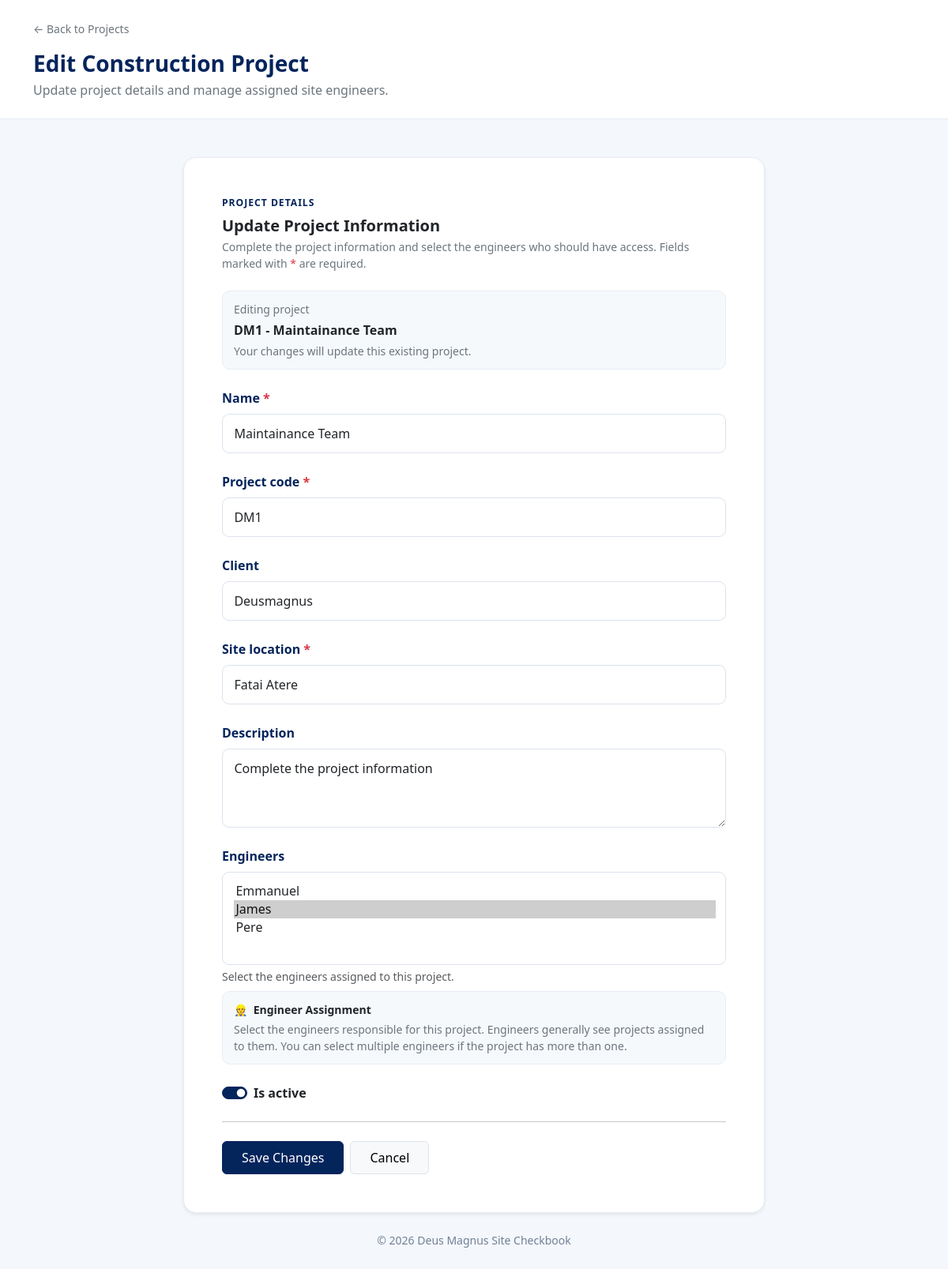
Page /site-checkbook/projects/9/edit/ (signed in) on the committed database.
### site_checkbook/models.py (models this page shows)
class Project(models.Model):
    name = models.CharField(max_length=200)
    project_code = models.CharField(max_length=50, unique=True)
    client = models.CharField(max_length=200, blank=True)
    site_location = models.CharField(max_length=255)
    description = models.TextField(blank=True)
    engineers = models.ManyToManyField(
        settings.AUTH_USER_MODEL,
        related_name="checkbook_projects",
        blank=True,
    )
    is_active = models.BooleanField(default=True)
    created_at = models.DateTimeField(auto_now_add=True)
    class Meta:
        ordering = ["name"]
    def __str__(self):
        return f"{self.project_code} - {self.name}"

### site_checkbook/views.py (the view)
@login_required
def edit_project(request, pk):
    if not can_manage_projects(request.user):
        raise PermissionDenied
    project = get_object_or_404(Project, pk=pk)
    if request.method == "POST":
        form = ProjectForm(request.POST, instance=project)
        if form.is_valid():
            form.save()
            messages.success(
                request,
                f"Project {project.project_code} updated successfully.",
            )
            return redirect("site_checkbook:project_list")
    else:
        form = ProjectForm(instance=project)
    return render(
        request,
        "site_checkbook/project_form.html",
        {
            "form": form,
            "project": project,
            "is_reviewer": is_hr_reviewer(request.user),
            "can_manage_projects": True,
            "page_title": "Edit Project",
            "submit_text": "Save Changes",
        },
    )

### site_checkbook/permissions.py (called while the page is built)
def can_manage_projects(user):
    if not user.is_authenticated:
        return False
    return (
        user.is_superuser
        or user.groups.filter(
            name__in=["HR", "Supervisors", "Project Managers"]
        ).exists()
    )

### site_checkbook/views.py (called while the page is built)
def is_hr_reviewer(user):
    return (
        user.is_authenticated
        and (
            user.is_superuser
            or user.groups.filter(name__in=["HR", "Supervisors"]).exists()
        )
    )

### templates/site_checkbook/project_form.html (shortened to what this page needs)
<!DOCTYPE html>
<html lang="en">
<head>
    <link href="https://cdn.jsdelivr.net/npm/bootstrap@5.3.3/dist/css/bootstrap.min.css"
          rel="stylesheet">
</head>
<body>
<header class="page-header py-4">
    <div class="container">
        <a href="{% url 'site_checkbook:project_list' %}"
           class="text-decoration-none text-secondary small">
            &larr; Back to Projects
        </a>
        <div class="d-flex align-items-center gap-3 mt-3">
            <div>
                <h1 class="h3 fw-bold mb-1">
                    {% if project %}
                        Edit Construction Project
                    {% else %}
                        Create Construction Project
                    {% endif %}
                </h1>
                <p class="text-secondary mb-0">
                    {% if project %}
                        Update project details and manage assigned site engineers.
                    {% else %}
                        Set up a construction project and assign the responsible site engineers.
                    {% endif %}
                </p>
            </div>
        </div>
    </div>
</header>
<main class="container py-4 py-lg-5">
    <div class="row justify-content-center">
        <div class="col-lg-9 col-xl-8">
            <div class="card form-card shadow-sm">
                <div class="card-body p-4 p-md-5">
                    <div class="mb-4">
                        <div class="section-label mb-2">
                            Project Details
                        </div>
                        <h2 class="h5 fw-bold mb-1">
                            {% if project %}
                                Update Project Information
                            {% else %}
                                Project Information
                            {% endif %}
                        </h2>
                        <p class="text-secondary small mb-0">
                            Complete the project information and select the engineers who should have access.
                            Fields marked with <span class="text-danger">*</span> are required.
                        </p>
                    </div>
                    {% if project %}
                        <div class="engineer-help mb-4">
                            <div class="small text-secondary mb-1">
                                Editing project
                            </div>
                            <div class="fw-bold">
                                {{ project }}
                            </div>
                            <div class="small text-secondary mt-1">
                                Your changes will update this existing project.
                            </div>
                        </div>
                    {% endif %}
                    <form method="post">
                        {% for field in form %}
                            {% if field.name == "engineers" %}
                                <div class="mb-4">
                                    <label class="form-label fw-semibold"
                                           for="{{ field.id_for_label }}">
                                        {{ field.label|default:"Assign Site Engineers" }}
                                    </label>
                                    {{ field }}
                                    {% if field.help_text %}
                                        <div class="form-text">
                                            {{ field.help_text }}
                                        </div>
                                    {% endif %}
                                    <div class="engineer-help mt-2">
                                        <div class="fw-semibold small mb-1">
                                            <span class="me-1">👷</span>
                                            Engineer Assignment
                                        </div>
                                        <p class="text-secondary small mb-0">
                                            Select the engineers responsible for this project.
                                            Engineers generally see projects assigned to them.
                                            You can select multiple engineers if the project has more than one.
                                        </p>
                                    </div>
                                </div>
                            {% elif field.name == "is_active" %}
                                <div class="mb-4">
                                    <div class="form-check form-switch">
                                        {{ field }}
                                        <label class="form-check-label fw-semibold"
                                               for="{{ field.id_for_label }}">
                                            {{ field.label }}
                                        </label>
                                    </div>
                                </div>
                            {% else %}
                                <div class="mb-4">
                                    <label class="form-label fw-semibold"
                                           for="{{ field.id_for_label }}">
                                        {{ field.label }}
                                        {% if field.field.required %}
                                            <span class="text-danger">*</span>
                                        {% endif %}
                                    </label>
                                    {{ field }}
                                </div>
                            {% endif %}
                        {% endfor %}
                        <hr class="my-4">
                        <div class="d-flex flex-column flex-sm-row gap-2">
                            <button type="submit" class="btn btn-brand px-4 py-2">
                                {% if project %}
                                    Save Changes
                                {% else %}
                                    Save Project
                                {% endif %}
                            </button>
                            <a href="{% url 'site_checkbook:project_list' %}"
                               class="btn btn-light border px-4 py-2">
                                Cancel
                            </a>
                        </div>
                    </form>
                </div>
            </div>
            <footer class="text-center small mt-4">
                &copy; {% now "Y" %} Deus Magnus Site Checkbook
            </footer>
        </div>
    </div>
</main>
</body>
</html>

### templates/site_checkbook/project_form.html (style rules this page uses)
:root { --brand: #04245c; --brand-dark: #04245c; --page-bg: #f4f7fb; --border: #e7edf4; --muted: #718096; }
body { background: var(--page-bg); color: #04245c; min-height: 100vh; }
.page-header { background: #fff; border-bottom: 1px solid var(--border); }
.form-card { border: 1px solid var(--border); border-radius: 16px; overflow: hidden; }
.form-control, .form-select { padding: .75rem .9rem; border-color: #dce3ed; border-radius: 9px; }
textarea.form-control { min-height: 100px; }
.form-label { color: #04245c; }
.btn-brand { background: var(--brand); border-color: var(--brand); color: #fff; }
.section-label { color: var(--brand); font-size: .76rem; font-weight: 800; text-transform: uppercase; letter-spacing: .08em; }
.engineer-help { background: #f6f9fc; border: 1px solid var(--border); border-radius: 10px; padding: 12px 14px; }
.form-check-input:checked { background-color: var(--brand); border-color: var(--brand); }
footer { color: var(--muted); }

### rows in the picture
Project: project_code+name "DM1 - Maintainance Team", form "Maintainance Team" "DM1" "Deusmagnus" "Fatai Atere" "Complete the project information", form "☑"

### other values in the picture
{{ field.label }} "Name" "Project code" "Client" "Site location" "Description"
{{ field.label|default:"Assign Site Engineers" }} "Engineers"
{{ field.help_text }} "Select the engineers assigned to this project."
{{ field.label }} "Is active"
